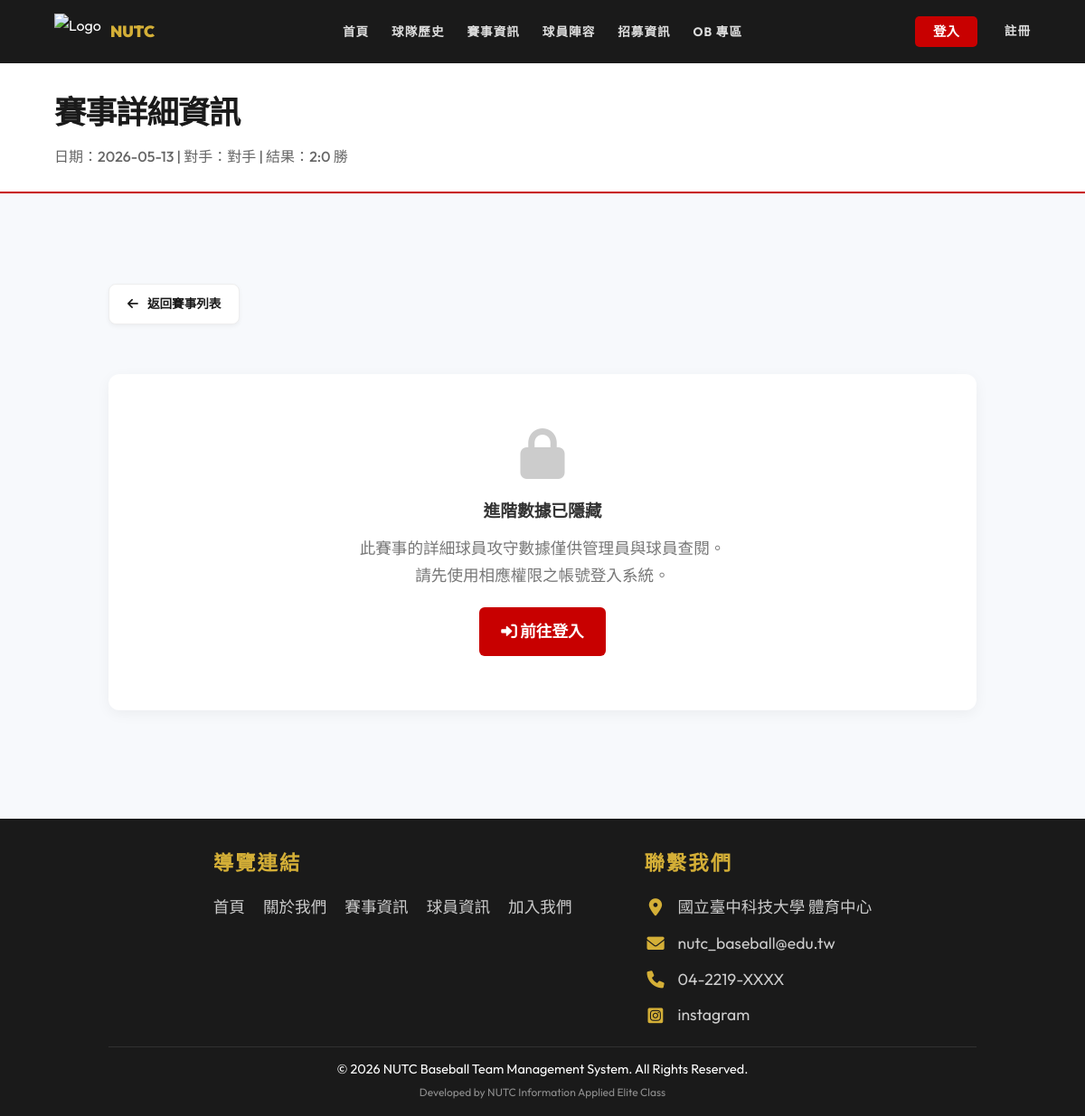
/game_detail.php?id=1, run on an earlier commit of the app's database.
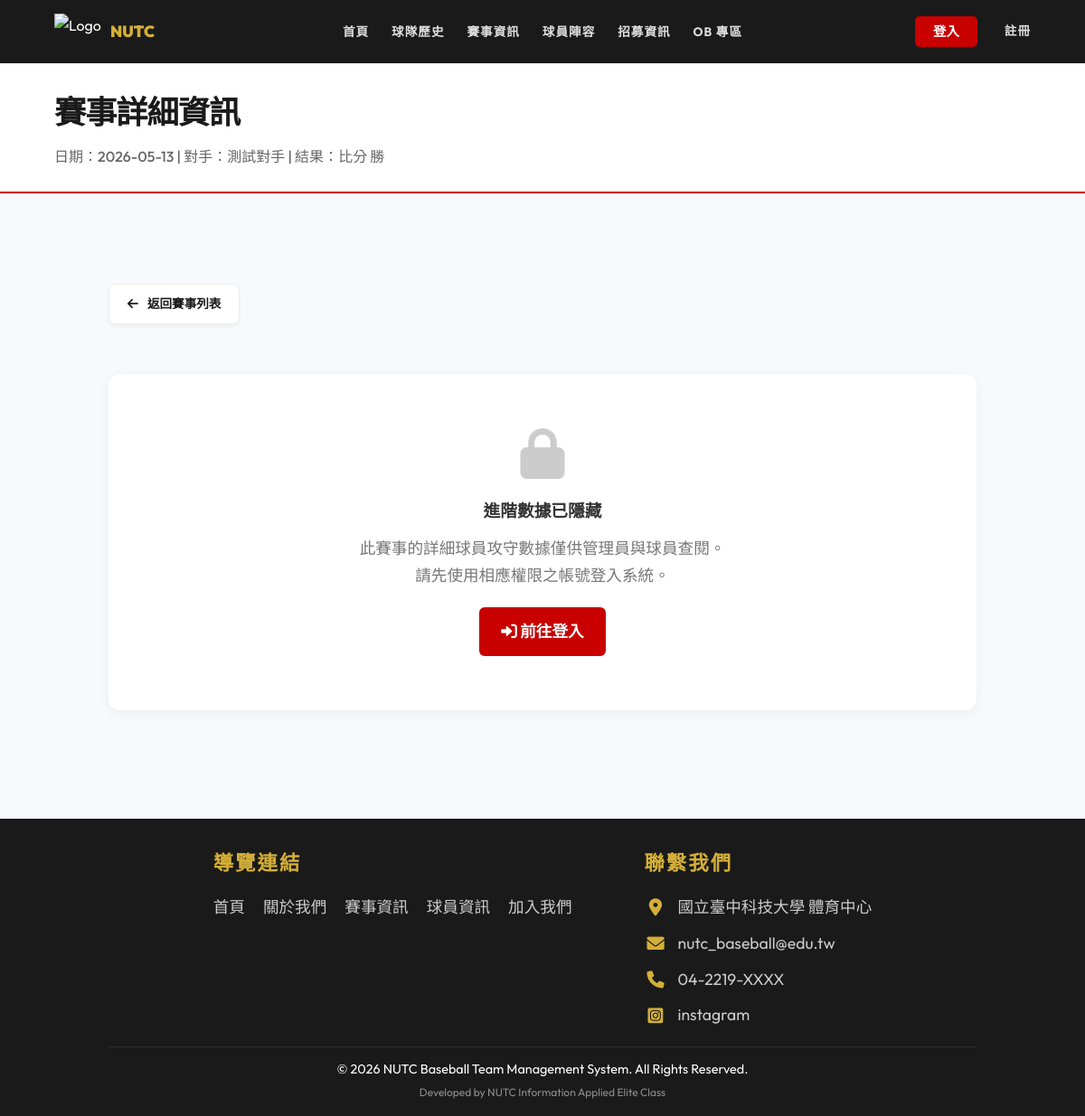
And on a later commit of the database.
### tables this page shows
CREATE TABLE `game` (
  `Game_id` int(11) NOT NULL COMMENT '比賽識別碼',
  `Team_Id` int(11) NOT NULL COMMENT '關聯 Team.team_Id',
  `game_date` date DEFAULT NULL COMMENT '比賽日期',
  `game_time` time DEFAULT NULL COMMENT '比賽時間 (如: 12:30)',
  `location` varchar(100) DEFAULT NULL COMMENT '比賽地點',
  `opponent` varchar(1000) DEFAULT NULL,
  `result` varchar(10) DEFAULT NULL COMMENT '比賽結果 (如：14 vs 12 勝)',
  `batting_first` varchar(10) DEFAULT NULL COMMENT '先攻或後攻'
);

### includes/Database.php (called while the page is built, shortened)
<?php
class Database {
    private $pdo;
    public function __construct() {
        $host = 'localhost';
        $db   = 'baseball_web';
        $user = 'root';
        $pass = '';
        $charset = 'utf8mb4';
        $dsn = "mysql:host=$host;port=3306;dbname=$db;charset=$charset";
        $options = [
            PDO::ATTR_ERRMODE            => PDO::ERRMODE_EXCEPTION,
            PDO::ATTR_DEFAULT_FETCH_MODE => PDO::FETCH_ASSOC,
            PDO::ATTR_EMULATE_PREPARES   => false,
        ];
        try {
            $this->pdo = new PDO($dsn, $user, $pass, $options);
        } catch (\PDOException $e) {
            throw new \PDOException($e->getMessage(), (int)$e->getCode());
        }
    }
    public function find($table, $key, $value) {
        $stmt = $this->pdo->prepare("SELECT * FROM `$table` WHERE `$key` = ?");
        $stmt->execute([$value]);
        return $stmt->fetch();
    }
}

### includes/config.php (called while the page is built, shortened)
<?php
require_once 'Database.php';
$db = new Database();
function isLoggedIn() {
    return isset($_SESSION['user']);
}

### game_detail.php (the view, shortened to what this page needs)
<?php
require_once 'includes/header.php';
$game_id = (int)$_GET['id'];
$game = $db->find('game', 'Game_id', $game_id);
$can_view = isLoggedIn() && (isAdmin() || isPlayer());
?>
<div class="page-header">
    <h1>賽事詳細資訊</h1>
    <p>日期：<?= htmlspecialchars($game['game_date']) ?> | 對手：<?= htmlspecialchars($game['opponent']) ?> | 結果：<?= htmlspecialchars($game['result']) ?></p>
</div>
<section>
    <div class="container">
        <div style="margin-bottom: 25px;">
            <a href="matches.php" class="back-btn">
                <i class="fas fa-arrow-left"></i> 返回賽事列表
            </a>
        </div>
        <?php if (!$can_view): ?>
            <div style="background: #fff; padding: 60px 40px; text-align: center; border-radius: 12px; box-shadow: 0 4px 15px rgba(0,0,0,0.05);">
                <i class="fas fa-lock" style="font-size: 3.5rem; color: #ccc; margin-bottom: 20px;"></i>
                <h3 style="color: #333; margin-bottom: 10px;">進階數據已隱藏</h3>
                <p style="color: #777; font-size: 1.1rem; margin-bottom: 20px;">此賽事的詳細球員攻守數據僅供管理員與球員查閱。<br>請先使用相應權限之帳號登入系統。</p>
                <?php if (!isLoggedIn()): ?>
                    <a href="login.php" class="btn-primary" style="display: inline-block; padding: 12px 24px; border-radius: 6px; text-decoration: none; font-weight: bold; font-size: 1.1rem;"><i class="fas fa-sign-in-alt"></i> 前往登入</a>
                <?php endif; ?>
            </div>
        <?php endif; ?>
    </div>
</section>
<?php require_once 'includes/footer.php'; ?>

What changed in the data, as far as the page shows it:
changed game: opponent "對手" → "測試對手"; result "2:0 勝" → "比分 勝"
